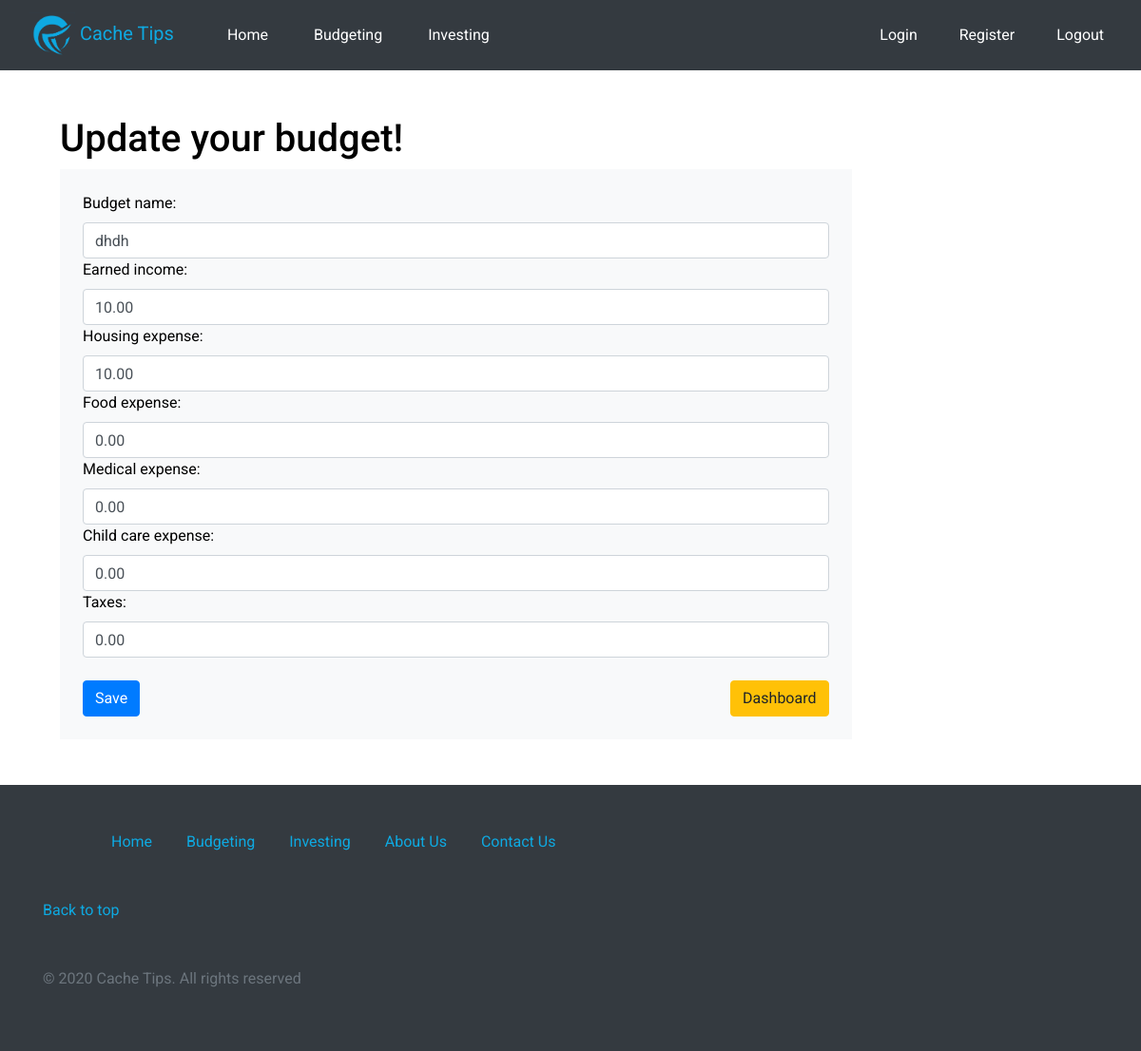
Before: /budget-dashboard/update/3 (signed in) with the older database file.
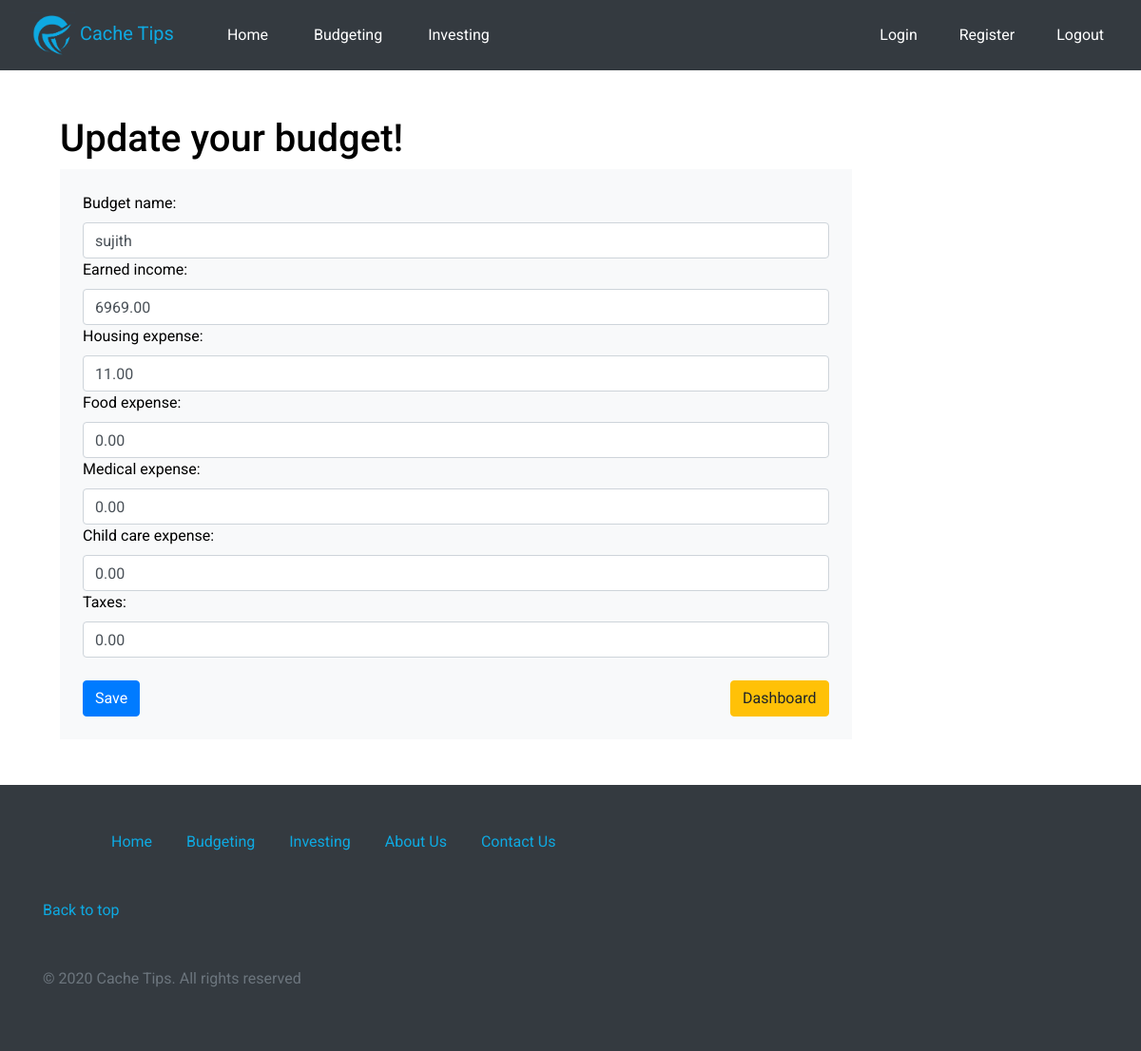
After: the same page with the newer database file.
### Website/models.py (models this page shows)
class Budget(models.Model):
    created_by = models.ForeignKey(User, default=settings.AUTH_USER_MODEL, on_delete=models.CASCADE)
    created_at = models.DateTimeField(auto_now_add=True)
    budget_name = models.CharField(max_length=100)
    earned_income = models.DecimalField(max_digits=20, decimal_places=2, default=0)
    housing_expense = models.DecimalField(max_digits=20, decimal_places=2, default=0)
    food_expense = models.DecimalField(max_digits=20, decimal_places=2, default=0)
    medical_expense = models.DecimalField(max_digits=20, decimal_places=2, default=0)
    child_care_expense = models.DecimalField(max_digits=20, decimal_places=2, default=0)
    taxes = models.DecimalField(max_digits=20, decimal_places=2, default=0)

### Website/views.py (the view)
# urls.py: path('budget-dashboard/update/<int:id_>', views.budget_dashboard_update, name="budget-dashboard-update"),
@login_required(login_url='../login')
def budget_dashboard_update(request, id_):
    budget = Budget.objects.get(id=id_)
    form = BudgetForm(request.POST or None, instance=budget)
    if form.is_valid():
        form.save()
        return redirect('budget-dashboard')
    return render(request, 'budget/update.html', {'form': form, 'budget': budget})

### Website/forms.py
class BudgetForm(forms.ModelForm):
    class Meta:
        model = Budget
        fields = ['budget_name', 'earned_income', 'housing_expense', 'food_expense', 'medical_expense',
                  'child_care_expense', 'taxes']

### templates/budget/update.html (shortened to what this page needs)
{% extends 'budget/base.html' %}
{% block body %}
    <div class="container m-5">
        <h1>Update your budget!</h1>
        <div class="bg-light p-4 w-75">
            <form action="{% url 'budget-dashboard-update' budget.id%}" method="POST">
                <div>
                    <label for="id_budget_name">Budget name:</label>
                    <input  class="form-control" value="{{ budget.budget_name }}" type="text" name="budget_name" maxlength="100" required id="id_budget_name">
                </div>
                <div>
                    <label for="id_earned_income">Earned income:</label>
                    <input class="form-control" value="{{ budget.earned_income }}" type="number" name="earned_income" step="0.01" required id="id_earned_income">
                </div>
                <div>
                    <label for="id_housing_expense">Housing expense:</label>
                    <input  class="form-control" value="{{ budget.housing_expense }}" type="number" name="housing_expense" step="0.01" required id="id_housing_expense">
                </div>
                <div>
                    <label for="id_food_expense">Food expense:</label>
                    <input class="form-control" value="{{ budget.food_expense }}" type="number" name="food_expense"  step="0.01" required id="id_food_expense">
                </div>
                <div>
                    <label for="id_medical_expense">Medical expense:</label>
                    <input class="form-control" value="{{ budget.medical_expense }}" type="number" name="medical_expense"  step="0.01" required id="id_medical_expense">
                </div>
                <div>
                    <label for="id_child_care_expense">Child care expense:</label>
                    <input class="form-control" value="{{ budget.child_care_expense }}" type="number" name="child_care_expense" step="0.01" required id="id_child_care_expense">
                </div>
                <div>
                    <label for="id_taxes">Taxes:</label>
                    <input class="form-control" value="{{ budget.taxes }}" type="number" name="taxes" step="0.01" required id="id_taxes">
                </div>
                <br>
                <div class="row">
                    <div class="col">
                        <button class="btn btn-primary" type="submit" >Save</button>
                    </div>
                    <div class="col text-right">
                        <a class="btn btn-warning" href="{% url 'budget-dashboard' %}">Dashboard</a>
                    </div>
                </div>
            </form>
        </div>
    </div>
{% endblock %}

Changed rows visible on the page:
changed Budget: budget_name "dhdh" → "sujith"; earned_income "10.00" → "6969.00"; housing_expense "10.00" → "11.00"
